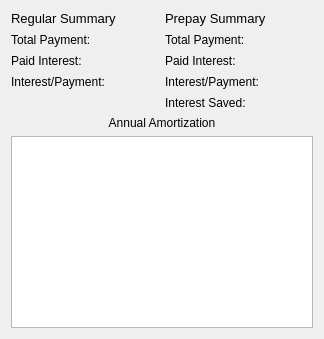
        <widget class="QWidget" name="summary">
         <attribute name="title">
          <string>Summary</string>
         </attribute>
         <layout class="QGridLayout" name="gridLayout_5">
          <item row="7" column="0" colspan="7">
           <widget class="QTableWidget" name="tableWidget_summary">
            <property name="sizePolicy">
             <sizepolicy hsizetype="Preferred" vsizetype="Preferred">
              <horstretch>0</horstretch>
              <verstretch>0</verstretch>
             </sizepolicy>
            </property>
            <property name="font">
             <font>
              <pointsize>10</pointsize>
             </font>
            </property>
            <attribute name="horizontalHeaderDefaultSectionSize">
             <number>80</number>
            </attribute>
           </widget>
          </item>
          <item row="2" column="0" colspan="2">
           <widget class="QLabel" name="label_44">
            <property name="frameShape">
             <enum>QFrame::NoFrame</enum>
            </property>
            <property name="text">
             <string>Paid Interest:</string>
            </property>
           </widget>
          </item>
          <item row="3" column="2" colspan="2">
           <widget class="QLabel" name="label_Iratio">
            <property name="sizePolicy">
             <sizepolicy hsizetype="Preferred" vsizetype="Fixed">
              <horstretch>0</horstretch>
              <verstretch>0</verstretch>
             </sizepolicy>
            </property>
            <property name="minimumSize">
             <size>
              <width>0</width>
              <height>0</height>
             </size>
            </property>
            <property name="font">
             <font>
              <pointsize>10</pointsize>
             </font>
            </property>
            <property name="frameShape">
             <enum>QFrame::NoFrame</enum>
            </property>
            <property name="text">
             <string/>
            </property>
           </widget>
          </item>
          <item row="2" column="4">
           <widget class="QLabel" name="label_47">
            <property name="frameShape">
             <enum>QFrame::NoFrame</enum>
            </property>
            <property name="text">
             <string>Paid Interest:</string>
            </property>
           </widget>
          </item>
          <item row="4" column="5" colspan="2">
           <widget class="QLabel" name="label_interest_saved">
            <property name="sizePolicy">
             <sizepolicy hsizetype="Preferred" vsizetype="Fixed">
              <horstretch>0</horstretch>
              <verstretch>0</verstretch>
             </sizepolicy>
            </property>
            <property name="font">
             <font>
              <pointsize>10</pointsize>
             </font>
            </property>
            <property name="frameShape">
             <enum>QFrame::NoFrame</enum>
            </property>
            <property name="text">
             <string/>
            </property>
           </widget>
          </item>
          <item row="2" column="5" colspan="2">
           <widget class="QLabel" name="label_total_prepay_interest">
            <property name="sizePolicy">
             <sizepolicy hsizetype="Preferred" vsizetype="Fixed">
              <horstretch>0</horstretch>
              <verstretch>0</verstretch>
             </sizepolicy>
            </property>
            <property name="font">
             <font>
              <pointsize>10</pointsize>
             </font>
            </property>
            <property name="frameShape">
             <enum>QFrame::NoFrame</enum>
            </property>
            <property name="text">
             <string/>
            </property>
           </widget>
          </item>
          <item row="3" column="0" colspan="2">
           <widget class="QLabel" name="label_45">
            <property name="frameShape">
             <enum>QFrame::NoFrame</enum>
            </property>
            <property name="text">
             <string>Interest/Payment:</string>
            </property>
           </widget>
          </item>
          <item row="1" column="4">
           <widget class="QLabel" name="label_46">
            <property name="frameShape">
             <enum>QFrame::NoFrame</enum>
            </property>
            <property name="text">
             <string>Total Payment:</string>
            </property>
           </widget>
          </item>
          <item row="2" column="2" colspan="2">
           <widget class="QLabel" name="label_total_interest">
            <property name="sizePolicy">
             <sizepolicy hsizetype="Preferred" vsizetype="Fixed">
              <horstretch>0</horstretch>
              <verstretch>0</verstretch>
             </sizepolicy>
            </property>
            <property name="minimumSize">
             <size>
              <width>0</width>
              <height>0</height>
             </size>
            </property>
            <property name="font">
             <font>
              <pointsize>10</pointsize>
             </font>
            </property>
            <property name="frameShape">
             <enum>QFrame::NoFrame</enum>
            </property>
            <property name="text">
             <string/>
            </property>
           </widget>
          </item>
          <item row="1" column="2" colspan="2">
           <widget class="QLabel" name="label_total_payment">
            <property name="sizePolicy">
             <sizepolicy hsizetype="Preferred" vsizetype="Fixed">
              <horstretch>0</horstretch>
              <verstretch>0</verstretch>
             </sizepolicy>
            </property>
            <property name="minimumSize">
             <size>
              <width>0</width>
              <height>0</height>
             </size>
            </property>
            <property name="font">
             <font>
              <pointsize>10</pointsize>
             </font>
            </property>
            <property name="frameShape">
             <enum>QFrame::NoFrame</enum>
            </property>
            <property name="text">
             <string/>
            </property>
           </widget>
          </item>
          <item row="1" column="5" colspan="2">
           <widget class="QLabel" name="label_total_prepay_payment">
            <property name="sizePolicy">
             <sizepolicy hsizetype="Preferred" vsizetype="Fixed">
              <horstretch>0</horstretch>
              <verstretch>0</verstretch>
             </sizepolicy>
            </property>
            <property name="font">
             <font>
              <pointsize>10</pointsize>
             </font>
            </property>
            <property name="frameShape">
             <enum>QFrame::NoFrame</enum>
            </property>
            <property name="text">
             <string/>
            </property>
           </widget>
          </item>
          <item row="3" column="5" colspan="2">
           <widget class="QLabel" name="label_prepay_Iratio">
            <property name="sizePolicy">
             <sizepolicy hsizetype="Preferred" vsizetype="Fixed">
              <horstretch>0</horstretch>
              <verstretch>0</verstretch>
             </sizepolicy>
            </property>
            <property name="minimumSize">
             <size>
              <width>0</width>
              <height>0</height>
             </size>
            </property>
            <property name="font">
             <font>
              <pointsize>10</pointsize>
             </font>
            </property>
            <property name="frameShape">
             <enum>QFrame::NoFrame</enum>
            </property>
            <property name="text">
             <string/>
            </property>
           </widget>
          </item>
          <item row="3" column="4">
           <widget class="QLabel" name="label_48">
            <property name="frameShape">
             <enum>QFrame::NoFrame</enum>
            </property>
            <property name="text">
             <string>Interest/Payment:</string>
            </property>
           </widget>
          </item>
          <item row="1" column="0" colspan="2">
           <widget class="QLabel" name="label_43">
            <property name="frameShape">
             <enum>QFrame::NoFrame</enum>
            </property>
            <property name="text">
             <string>Total Payment:</string>
            </property>
           </widget>
          </item>
          <item row="0" column="4" colspan="3">
           <widget class="QLabel" name="label_37">
            <property name="sizePolicy">
             <sizepolicy hsizetype="Preferred" vsizetype="Fixed">
              <horstretch>0</horstretch>
              <verstretch>0</verstretch>
             </sizepolicy>
            </property>
            <property name="font">
             <font>
              <pointsize>10</pointsize>
             </font>
            </property>
            <property name="frameShape">
             <enum>QFrame::NoFrame</enum>
            </property>
            <property name="frameShadow">
             <enum>QFrame::Raised</enum>
            </property>
            <property name="lineWidth">
             <number>3</number>
            </property>
            <property name="text">
             <string>Prepay Summary </string>
            </property>
           </widget>
          </item>
          <item row="0" column="0" colspan="4">
           <widget class="QLabel" name="label_23">
            <property name="sizePolicy">
             <sizepolicy hsizetype="Preferred" vsizetype="Fixed">
              <horstretch>0</horstretch>
              <verstretch>0</verstretch>
             </sizepolicy>
            </property>
            <property name="minimumSize">
             <size>
              <width>0</width>
              <height>0</height>
             </size>
            </property>
            <property name="font">
             <font>
              <pointsize>10</pointsize>
             </font>
            </property>
            <property name="frameShape">
             <enum>QFrame::NoFrame</enum>
            </property>
            <property name="frameShadow">
             <enum>QFrame::Raised</enum>
            </property>
            <property name="lineWidth">
             <number>3</number>
            </property>
            <property name="text">
             <string>Regular Summary</string>
            </property>
           </widget>
          </item>
          <item row="4" column="4">
           <widget class="QLabel" name="label_49">
            <property name="frameShape">
             <enum>QFrame::NoFrame</enum>
            </property>
            <property name="text">
             <string>Interest Saved:</string>
            </property>
           </widget>
          </item>
          <item row="6" column="0" colspan="7">
           <widget class="QLabel" name="label_50">
            <property name="sizePolicy">
             <sizepolicy hsizetype="Preferred" vsizetype="Fixed">
              <horstretch>0</horstretch>
              <verstretch>0</verstretch>
             </sizepolicy>
            </property>
            <property name="text">
             <string>Annual Amortization</string>
            </property>
            <property name="alignment">
             <set>Qt::AlignCenter</set>
            </property>
           </widget>
          </item>
         </layout>
         <zorder>label_total_interest</zorder>
         <zorder>label_total_payment</zorder>
         <zorder>label_23</zorder>
         <zorder></zorder>
         <zorder>label_total_prepay_payment</zorder>
         <zorder>label_total_prepay_interest</zorder>
         <zorder>label_37</zorder>
         <zorder>label_43</zorder>
         <zorder>label_44</zorder>
         <zorder>label_46</zorder>
         <zorder>label_47</zorder>
         <zorder>label_48</zorder>
         <zorder>label_45</zorder>
         <zorder>label_49</zorder>
         <zorder>label_prepay_Iratio</zorder>
         <zorder>label_interest_saved</zorder>
         <zorder>label_Iratio</zorder>
         <zorder>tableWidget_summary</zorder>
         <zorder>label_50</zorder>
        </widget>
